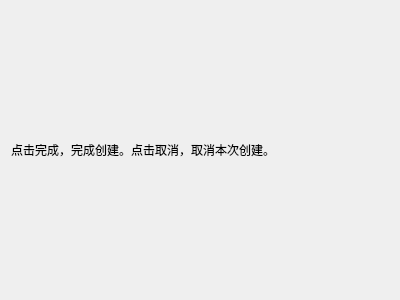
<?xml version="1.0" encoding="UTF-8"?>
<ui version="4.0">
 <class>ConfirmPage</class>
 <widget class="QWizardPage" name="ConfirmPage">
  <property name="geometry">
   <rect>
    <x>0</x>
    <y>0</y>
    <width>400</width>
    <height>300</height>
   </rect>
  </property>
  <property name="windowTitle">
   <string>WizardPage</string>
  </property>
  <layout class="QGridLayout" name="gridLayout">
   <item row="0" column="0">
    <layout class="QVBoxLayout" name="verticalLayout">
     <item>
      <widget class="QLabel" name="label">
       <property name="text">
        <string>点击完成，完成创建。点击取消，取消本次创建。</string>
       </property>
      </widget>
     </item>
    </layout>
   </item>
  </layout>
 </widget>
 <resources/>
 <connections/>
</ui>
